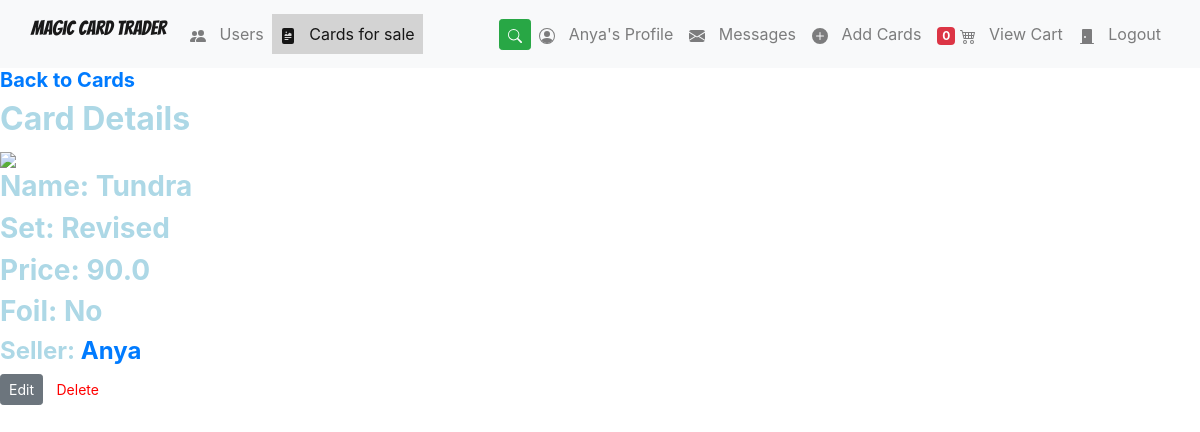
Before: /cards/12/ (signed in) with the older database file.
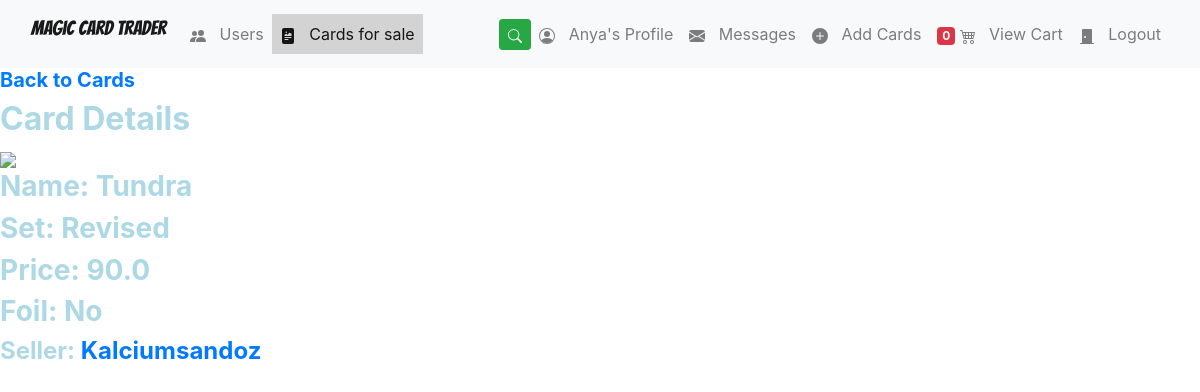
After: the same page with the newer database file.
### Magic/models.py (models this page shows, shortened)
class Card(models.Model):
    name = models.CharField(max_length = 150)
    set_name = models.CharField(max_length = 150)
    price = models.FloatField()
    user = models.ForeignKey(User, on_delete=models.CASCADE)
    is_foil = models.BooleanField(default=False)
    is_ordered = models.BooleanField(default=False)

### Magic/views.py (the view)
# urls.py: re_path(r'^cards/(?P<card_id>[0-9]+)/$',views.card_detail, name="card_detail"),
def card_detail(request, card_id):
    template = loader.get_template('magic/card_detail.html')
    try:
        card = Card.objects.get(pk=card_id)
        user = User.objects.all()
    except Card.DoesNotExist:
        raise Http404("Card does not exists")
    context = {
        'card': card,
        'user': user,
        'nbar':'cards',
    }
    return HttpResponse(template.render(context, request))

### direct_messages/models.py (called while the page is built)
    def get_messages(user):
        users = []
        messages = Message.objects.filter(user=user).values('to_user').annotate(last=Max('date')).order_by('-last')
        for message in messages:
            users.append({
                'user': User.objects.get(pk=message['to_user']),
                'unread': Message.objects.filter(user=user, to_user__pk=message['to_user'], is_read=False).count()
            })
        return users

### direct_messages/templatetags/messages_template_tags.py (called while the page is built)
@register.filter
def unread_message_counter(user):
    if user.is_authenticated:
        total_unread = 0
        messages = Message.get_messages(user=user)
        for message in messages:
            total_unread = total_unread + message['unread']
        return total_unread

### shopping_cart/templatetags/shopping_cart_template_tags.py (called while the page is built)
@register.filter
def cart_item_counter(user):
    if user.is_authenticated:
        qs = Order.objects.filter(is_ordered=False, owner=user.profile)
        if qs.exists():
            return qs[0].items.count()
    return 0

### Magic/templates/magic/card_detail.html (shortened to what this page needs)
{% extends 'magic/base.html' %}
{% block body %}
    <h5 class="basic-text"><a href="{% url 'Magic:cards' %}">Back to Cards</a></h5>
    <h2 class="basic-text">Card Details</h2>
    <img src="#" class="img-responsive" width="30%">
    <h3 class="basic-text">Name: {{card.name}} </h3>
    <h3 class="basic-text">Set: {{card.set_name}} </h3>
    <h3 class="basic-text">Price: {{card.price}} </h3>
    <h3 class="basic-text">Foil:
        {% if card.is_foil %}
            <span class="glyphicon glyphicon-star">Yes</span>
        {% else %}
            No
        {% endif %}
    </h3>
    <h4 class="basic-text">Seller: <a href="{% url 'Magic:user_detail' card.user.id %}">{{card.user}}</a> </h3>
    {% if request.user == card.user %}
    <form action="{% url 'Magic:card_update' card.id %}" method="POST" style="display: inline;">
        <button class="btn btn-secondary btn-sm" type="submit">
            <span class="glyphicon glyphicon-edit">
                Edit
            </span>
        </button>
    </form>
    <form action="{% url 'Magic:card_delete' card.id %}" method="POST" style="display: inline;">
        <button class="btn btn-default btn-sm" type="submit">
            <span class="glyphicon glyphicon-trash">
                Delete
            </span>
        </button>
    </form>
    {% endif %}
{% endblock %}

Changed rows visible on the page:
changed Card "Tundra": user "Anya" → "Kalciumsandoz"; user_id 17 → 11 (drawn)
Other visible differences:
text no longer shown: "Edit Delete"
